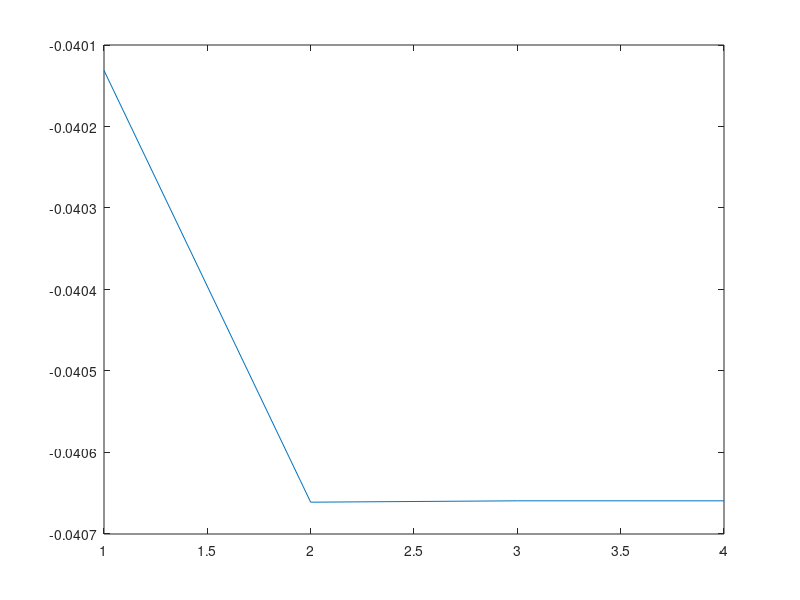

Source code (MATLAB):
% 4.1.a Nullstellen

f = @(x) 230/221*x^4 + 18/221*x^3 + 9/221*x^2 - 9/221;

% starting value
xstart = 0.1;

% count the iterations, setting a maximum in maxiter, here 25
iter = 0;
maxiter = 25;

% initialize the array to store our iterations
xArray = NaN(1,maxiter);

% convergence tolerance
xtol = 1e-6;

% before we start, the error is set to be BIG. this
% just lets our while loop get through that first iteration
xerr = inf;

% the while will stop if either criterion fails
while (iter < maxiter) && (xerr > xtol)
  iter = iter + 1;
  xnew = f(xstart);

  % save each iteration
  xArray(iter) = xnew;

  % compute the difference between successive iterations
  xerr = abs(xnew - xstart);

  xstart = xnew;
end
% retain only the elements of xArray that we actually generated
xArray = xArray(1:iter);

plot(xArray);
fprintf('%15.8e\n',xArray);